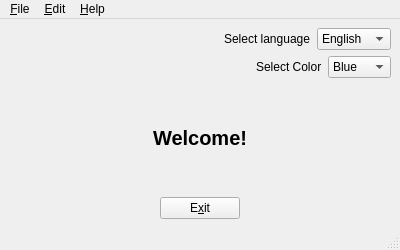
<?xml version="1.0" encoding="UTF-8"?>
<ui version="4.0">
 <class>MainWindow</class>
 <widget class="QMainWindow" name="MainWindow">
  <property name="geometry">
   <rect>
    <x>0</x>
    <y>0</y>
    <width>400</width>
    <height>250</height>
   </rect>
  </property>
  <property name="windowTitle">
   <string>MainWindow</string>
  </property>
  <widget class="QWidget" name="centralwidget">
   <layout class="QVBoxLayout" name="verticalLayout_2">
    <item>
     <layout class="QHBoxLayout" name="horizontalLayoutLanguage">
      <item>
       <spacer name="horizontalSpacerLanguage">
        <property name="orientation">
         <enum>Qt::Horizontal</enum>
        </property>
        <property name="sizeHint" stdset="0">
         <size>
          <width>40</width>
          <height>20</height>
         </size>
        </property>
       </spacer>
      </item>
      <item>
       <widget class="QLabel" name="labelSelectLanguage">
        <property name="text">
         <string>Select language</string>
        </property>
       </widget>
      </item>
      <item>
       <widget class="QComboBox" name="comboBoxLanguage">
        <item>
         <property name="text">
          <string>English</string>
         </property>
        </item>
        <item>
         <property name="text">
          <string>German</string>
         </property>
        </item>
        <item>
         <property name="text">
          <string>Spanish</string>
         </property>
        </item>
       </widget>
      </item>
     </layout>
    </item>
    <item>
     <layout class="QHBoxLayout" name="horizontalLayoutColor">
      <item>
       <spacer name="horizontalSpacerColor">
        <property name="orientation">
         <enum>Qt::Horizontal</enum>
        </property>
        <property name="sizeHint" stdset="0">
         <size>
          <width>40</width>
          <height>20</height>
         </size>
        </property>
       </spacer>
      </item>
      <item>
       <widget class="QLabel" name="labelColor">
        <property name="text">
         <string>Select Color</string>
        </property>
       </widget>
      </item>
      <item>
       <widget class="QComboBox" name="comboBoxColor">
        <item>
         <property name="text">
          <string>Blue</string>
         </property>
        </item>
        <item>
         <property name="text">
          <string>Green</string>
         </property>
        </item>
        <item>
         <property name="text">
          <string>Red</string>
         </property>
        </item>
       </widget>
      </item>
     </layout>
    </item>
    <item>
     <layout class="QVBoxLayout" name="verticalLayout">
      <item>
       <spacer name="verticalSpacerTop">
        <property name="orientation">
         <enum>Qt::Vertical</enum>
        </property>
        <property name="sizeHint" stdset="0">
         <size>
          <width>20</width>
          <height>40</height>
         </size>
        </property>
       </spacer>
      </item>
      <item>
       <layout class="QHBoxLayout" name="horizontalLayoutWelcome">
        <item>
         <spacer name="horizontalSpacerLeft">
          <property name="orientation">
           <enum>Qt::Horizontal</enum>
          </property>
          <property name="sizeHint" stdset="0">
           <size>
            <width>40</width>
            <height>20</height>
           </size>
          </property>
         </spacer>
        </item>
        <item>
         <widget class="QLabel" name="label">
          <property name="font">
           <font>
            <pointsize>15</pointsize>
            <weight>75</weight>
            <bold>true</bold>
           </font>
          </property>
          <property name="text">
           <string>Welcome!</string>
          </property>
         </widget>
        </item>
        <item>
         <spacer name="horizontalSpacerRight">
          <property name="orientation">
           <enum>Qt::Horizontal</enum>
          </property>
          <property name="sizeHint" stdset="0">
           <size>
            <width>40</width>
            <height>20</height>
           </size>
          </property>
         </spacer>
        </item>
       </layout>
      </item>
      <item>
       <spacer name="verticalSpacerBottom">
        <property name="orientation">
         <enum>Qt::Vertical</enum>
        </property>
        <property name="sizeHint" stdset="0">
         <size>
          <width>20</width>
          <height>40</height>
         </size>
        </property>
       </spacer>
      </item>
     </layout>
    </item>
    <item>
     <layout class="QHBoxLayout" name="horizontalLayoutExit">
      <item>
       <spacer name="horizontalSpacerLeftExit">
        <property name="orientation">
         <enum>Qt::Horizontal</enum>
        </property>
        <property name="sizeHint" stdset="0">
         <size>
          <width>40</width>
          <height>20</height>
         </size>
        </property>
       </spacer>
      </item>
      <item>
       <widget class="QPushButton" name="exitButton">
        <property name="text">
         <string>E&amp;xit</string>
        </property>
       </widget>
      </item>
      <item>
       <spacer name="horizontalSpacerRightExit">
        <property name="orientation">
         <enum>Qt::Horizontal</enum>
        </property>
        <property name="sizeHint" stdset="0">
         <size>
          <width>40</width>
          <height>20</height>
         </size>
        </property>
       </spacer>
      </item>
     </layout>
    </item>
   </layout>
  </widget>
  <widget class="QMenuBar" name="menubar">
   <property name="geometry">
    <rect>
     <x>0</x>
     <y>0</y>
     <width>400</width>
     <height>22</height>
    </rect>
   </property>
   <widget class="QMenu" name="menu_File">
    <property name="title">
     <string>&amp;File</string>
    </property>
    <addaction name="actionNew"/>
    <addaction name="separator"/>
    <addaction name="actionOpen"/>
    <addaction name="actionAppend"/>
    <addaction name="separator"/>
    <addaction name="actionSave"/>
    <addaction name="actionSaveAs"/>
    <addaction name="separator"/>
    <addaction name="actionPrint"/>
    <addaction name="separator"/>
    <addaction name="actionExit"/>
   </widget>
   <widget class="QMenu" name="menu_Edit">
    <property name="title">
     <string>&amp;Edit</string>
    </property>
    <addaction name="actionPrefereces"/>
   </widget>
   <widget class="QMenu" name="menu_Help">
    <property name="title">
     <string>&amp;Help</string>
    </property>
    <addaction name="actionAbout"/>
   </widget>
   <addaction name="menu_File"/>
   <addaction name="menu_Edit"/>
   <addaction name="menu_Help"/>
  </widget>
  <widget class="QStatusBar" name="statusbar"/>
  <action name="actionNew">
   <property name="text">
    <string>&amp;New</string>
   </property>
  </action>
  <action name="actionOpen">
   <property name="text">
    <string>&amp;Open</string>
   </property>
  </action>
  <action name="actionAppend">
   <property name="text">
    <string>&amp;Append</string>
   </property>
  </action>
  <action name="actionSave">
   <property name="text">
    <string>&amp;Save</string>
   </property>
  </action>
  <action name="actionSaveAs">
   <property name="text">
    <string>Save &amp;As ...</string>
   </property>
  </action>
  <action name="actionPrint">
   <property name="text">
    <string>Prin&amp;t</string>
   </property>
  </action>
  <action name="actionExit">
   <property name="text">
    <string>E&amp;xit</string>
   </property>
  </action>
  <action name="actionPrefereces">
   <property name="text">
    <string>&amp;Prefereces ...</string>
   </property>
  </action>
  <action name="actionAbout">
   <property name="text">
    <string>&amp;About</string>
   </property>
  </action>
 </widget>
 <resources/>
 <connections/>
</ui>
